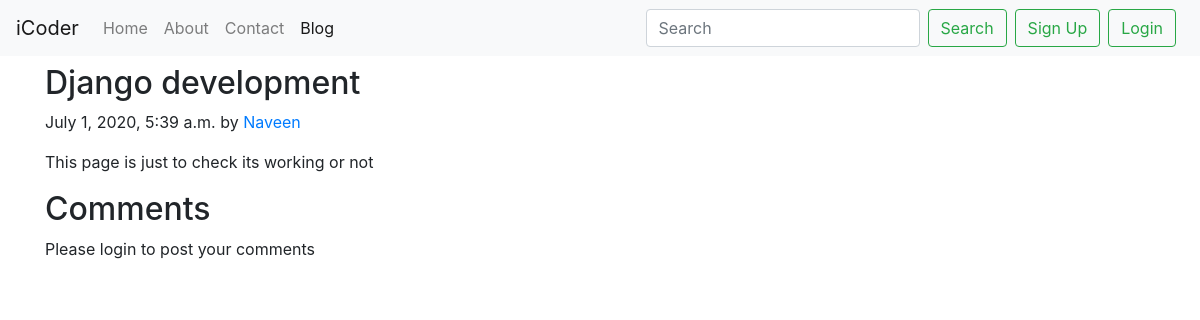
Before: /blog/thispage with the older database file.
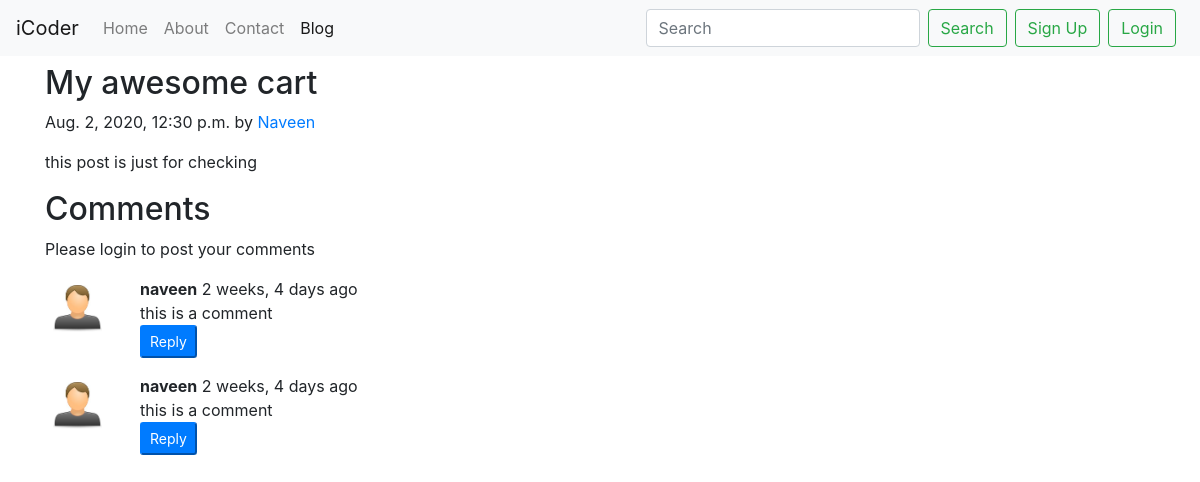
After: the same page with the newer database file.
### blog/models.py (models this page shows, shortened)
class Post(models.Model):
    sno = models.AutoField(primary_key=True)
    title = models.CharField(max_length=30)
    content = models.TextField()
    author = models.CharField(max_length=12)
    slug = models.SlugField(max_length=78)
    timestamp = models.DateTimeField(blank=True)

class blogComments(models.Model):
    sno = models.AutoField(primary_key=True)
    comment= models.TextField()
    User = models.ForeignKey(User, on_delete=models.CASCADE)
    post = models.ForeignKey(Post, on_delete=models.CASCADE)
    parent = models.ForeignKey('self', on_delete=models.CASCADE, null=True)
    timestamp= models.DateTimeField(default=now)

### blog/views.py (the view)
# urls.py: path('<str:slug>',views.blogPost, name="blogPost"),
def blogPost(request, slug):
    post = Post.objects.filter(slug=slug).first()
    comments = blogComments.objects.filter(post=post, parent=None)
    replies = blogComments.objects.filter(post=post).exclude(parent=None)
    replydict = {}
    for reply in replies:
        if reply.parent.sno not in replydict.keys():
            replydict[reply.parent.sno] = [reply]
        else:
            replydict[reply.parent.sno].append(reply)
    context = {'post': post, 'comments': comments, 'replydict': replydict}
    return render(request, 'blog/blogPost.html', context)

### templates/blog/blogPost.html (shortened to what this page needs)
{% extends 'base.html' %}
{% block blogactive %}active {% endblock blogactive %}
{% block body %}
{% load humanize %}
{% load extras %}
<div class="container my-2">
    <h2 class="blog-post-title">{{post.title}}</h2>
    <p class="blog-post-meta">{{post.timestamp}} by <a href="#">{{post.author}}</a></p>
    <p>{{post.content}}</p>
    <h2>Comments</h2>
    {% if request.user.is_authenticated %}
    <div class="form-group">
        <form action="/blog/postComment" method="post">{% csrf_token %}
            <h5>Post your comments</h5>
            <input type="text" class="form-control" name="comment" placeholder="Comment">
            <input type="hidden" name="postSno" value={{post.sno}}>
            <input type="hidden" name="parentSno" value="">
            <input class="btn btn-primary my-2" type="Submit" value="Submit">
        </form>
    </div>
    {% else %}
    <p>Please login to post your comments</p>
    {% endif %}
    {% for comment in comments   %}
    <div class="row my-3">
        <div class="col-md-1">
            <img class="rounded mx-auto d-block p-2 w-100 border-border-dark" src="/static/user.jpg" alt="user">
        </div>
        <div class="col-md-11">
            <b>{{comment.User.username}}</b> <span
                class="badge-badge-secondry">{{comment.timestamp |naturaltime}}</span>
            <div>{{comment.comment}}</div>
            <div class="reply mx-0">
                <button class="btn-sm btn-primary" type="button" data-toggle="collapse"
                    data-target="#reply{{comment.sno}}" aria-expanded="false" aria-controls="reply{{comment.sno}}">
                    Reply
                </button>
            </div>
        </div>
    </div>
    {% endfor %}
</div>
{% endblock body %}

Changed rows visible on the page:
removed Post: title "Django development", timestamp "July 1, 2020, 5:39 a.m.", author "Naveen", content "This page is just to check its working or not"
added Post: title "My awesome cart", timestamp "Aug. 2, 2020, 12:30 p.m.", author "Naveen", content "this post is just for checking"
added blogComments: User.username "naveen", timestamp "2 weeks, 4 days ago", comment "this is a comment"
added blogComments: User.username "naveen", timestamp "2 weeks, 4 days ago", comment "this is a comment"
